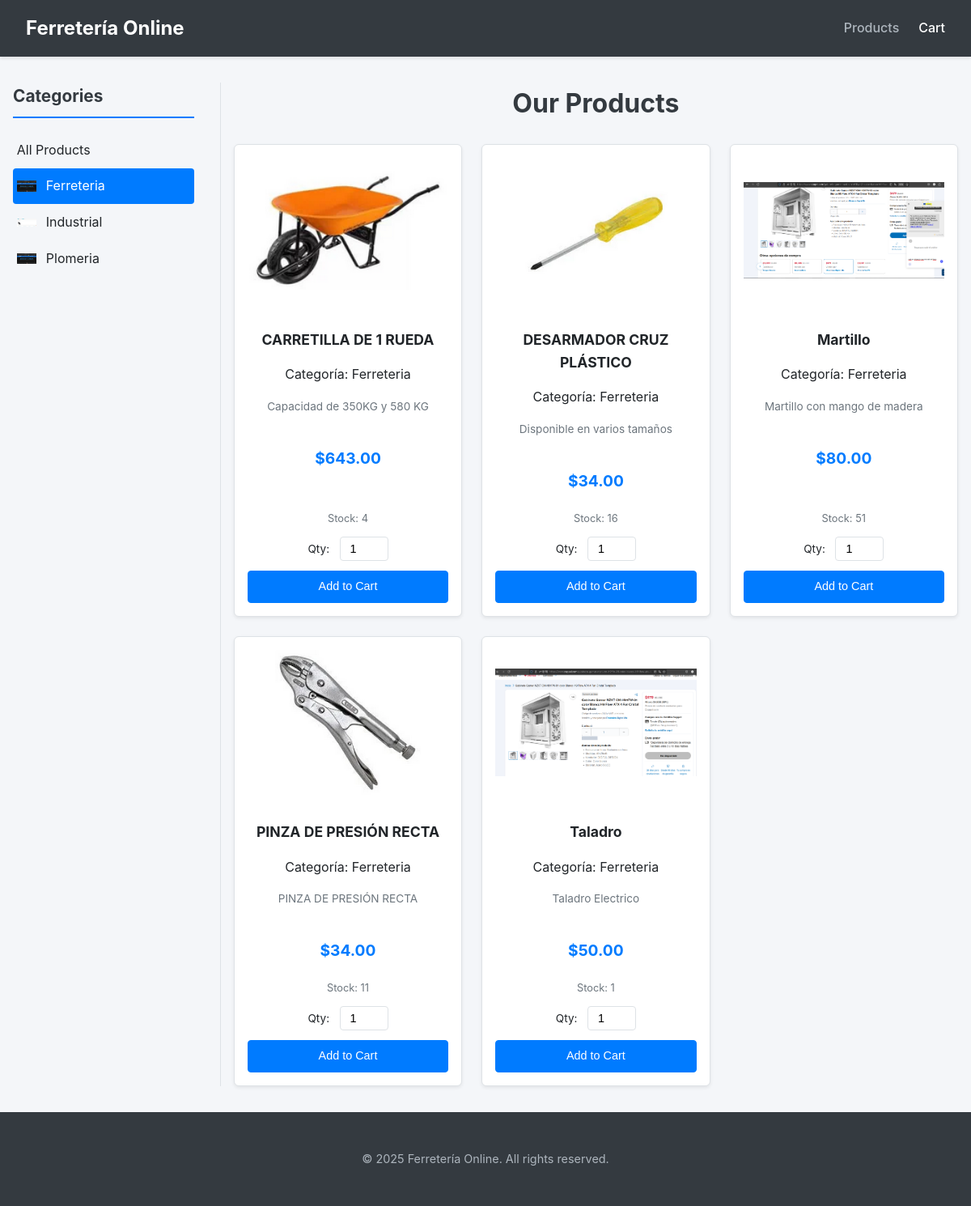
Page /category/1/ on the committed database.
### ferreteria/models.py (models this page shows, shortened)
class Categories(models.Model):
    idcategories = models.AutoField(primary_key=True)
    name = models.CharField(max_length=45, null=True, blank=True)
    image = models.ImageField(upload_to='categories_images/', null=True, blank=True, verbose_name="Image")
    class Meta:
        verbose_name = "Category"
        verbose_name_plural = "Categories"

class Products(models.Model):
    idproducts = models.AutoField(primary_key=True)
    name = models.CharField(max_length=45)
    description = models.CharField(max_length=255, null=True, blank=True)
    price = models.DecimalField(max_digits=10, decimal_places=2, null=True, blank=True)
    cost = models.DecimalField(max_digits=10, decimal_places=2, null=True, blank=True)
    stock = models.IntegerField(null=True, blank=True)
    idcategories = models.ForeignKey(Categories, on_delete=models.PROTECT, db_column='idcategories', null=True, blank=True, verbose_name="Category")
    image = models.ImageField(upload_to='products_images/', null=True, blank=True, verbose_name="Image")
    class Meta:
        verbose_name = "Product"
        verbose_name_plural = "Products"

### ferreteria/views.py (the view)
# urls.py: path('', views.product_list, name='product_list'),
def product_list(request, category_id=None): # category_id ahora es un parámetro opcional
    categories = Categories.objects.all().order_by('name')
    current_category = None # Para saber qué categoría está activa
    if category_id:
        current_category = get_object_or_404(Categories, idcategories=category_id)
        products = Products.objects.filter(idcategories=current_category).order_by('name')
    else:
        products = Products.objects.all().order_by('name')
    cart_item_count = 0
    try:
        client = get_current_client(request)
        if client:
            cart_item_count = Cart.objects.filter(idclient=client).aggregate(total_items=Sum('quantity'))['total_items'] or 0
    except Exception:
        pass
    context = {
        'products': products,
        'categories': categories,
        'current_category': current_category, # Pasa la categoría actual a la plantilla
        'cart_item_count': cart_item_count,
    }
    return render(request, 'ferreteria/index.html', context)

### ferreteria/views.py (called while the page is built)
def get_current_client(request):
    try:
        return Clients.objects.get(idclients=1)
    except Clients.DoesNotExist:
        messages.error(request, "Client profile not found. Please log in or register. (Using fallback default client)")
        client, _ = Clients.objects.get_or_create(
            idclients=1, # O deja que AutoField maneje esto y luego guárdalo en sesión
            defaults={'name': "Default", 'lastname': "Client", 'email': "default@example.com"}
        )
        return client

### ferreteria/templates/ferreteria/index.html (shortened to what this page needs)
<!DOCTYPE html>
<html lang="en">
<head>
</head>
<body>
    <header>
        <nav>
            <a href="{% url 'product_list' %}" class="brand-logo">Ferretería Online</a>
            <ul>
                <li><a href="{% url 'product_list' %}" class="active">Products</a></li>
                <li>
                    <a href="{% url 'view_cart' %}">
                        Cart
                    </a>
                </li>
                </ul>
        </nav>
    </header>
    <div class="main-container">
        <aside class="sidebar">
            <h2>Categories</h2>
            <ul>
                <li>
                    <a href="{% url 'product_list' %}" class="{% if not current_category %}active{% endif %}">All Products</a>
                </li>
                {% for category_item in categories %}
                    <li>
                        <a href="{% url 'product_list_by_category' category_item.idcategories %}" class="{% if current_category and current_category.idcategories == category_item.idcategories %}active{% endif %}">
                            {% if category_item.image %}
                                <img src="{{ category_item.image.url }}" alt="{{ category_item.name }}">
                            {% else %}
                                <img src="https://via.placeholder.com/24?text=C" alt="Category icon">
                            {% endif %}
                            {{ category_item.name }}
                        </a>
                    </li>
                {% endfor %}
            </ul>
        </aside>
        <main class="products-main">
            <h1>Our Products</h1>
            <div class="products-grid">
                {% for product in products %}
                <div class="product-card">
                    <div>
                        {% if product.image %}
                            <img src="{{ product.image.url }}" alt="{{ product.name }}">
                        {% else %}
                            <div class="image-placeholder">No Image</div>
                        {% endif %}
                        <a href="{% url 'product_detail' product.idproducts %}" style="text-decoration: none; color: inherit;"><h3>{{ product.name }}</h3></a>
                        {% if product.idcategories and product.idcategories.name %}
                            <p class="product-category">Categoría: {{ product.idcategories.name }}</p>
                        {% endif %}
                        <p class="description">{{ product.description|truncatewords:12 }}</p>
                        <p class="price">${{ product.price|floatformat:2 }}</p>
                    </div>
                    <div>
                        {% if product.stock > 0 %}
                            <p class="stock">Stock: {{ product.stock }}</p>
                            <form method="post" action="{% url 'add_to_cart' product.idproducts %}">
                                <label for="quantity_prod_{{ product.idproducts }}">Qty:</label>
                                <input type="number" name="quantity" value="1" min="1" {% if product.stock %}max="{{ product.stock }}"{% endif %} id="quantity_prod_{{ product.idproducts }}">
                                <button type="submit" class="btn">Add to Cart</button>
                            </form>
                        {% else %}
                            <p class="out-of-stock">Out of Stock</p>
                            <button type="button" class="btn" disabled>Add to Cart</button>
                        {% endif %}
                    </div>
                </div>
                {% empty %}
                    <p>No products available at the moment.</p>
                {% endfor %}
            </div>
        </main>
    </div>
    <footer>
        <p>&copy; {% now "Y" %} Ferretería Online. All rights reserved.</p>
    </footer>
</body>
</html>

### ferreteria/templates/ferreteria/index.html (style rules this page uses)
:root { --primary-color: #007bff; --secondary-color: #6c757d; --success-color: #28a745; --danger-color: #dc3545; --light-gray: #f8f9fa; --dark-gray: #343a40; --border-color: #dee2e6; --text-color: #212529; --link-hover-color: #0056b3; --card-shadow: 0 0.125rem 0.25rem rgba(0, 0, 0, 0.075); }
body { font-family: -apple-system, BlinkMacSystemFont, "Segoe UI", Roboto, "Helvetica Neue", Arial, sans-serif; margin: 0; background-color: #f4f6f9; color: var(--text-color); line-height: 1.6; }
header { background-color: var(--dark-gray); color: white; padding: 1rem 2rem; box-shadow: 0 2px 4px rgba(0,0,0,0.1); }
nav { display: flex; justify-content: space-between; align-items: center; max-width: 1200px; margin: 0 auto; }
nav .brand-logo { font-size: 1.5rem; font-weight: bold; color: white; text-decoration: none; }
nav ul { list-style: none; padding: 0; margin: 0; display: flex; }
nav ul li { margin-left: 1.5rem; }
nav ul li a { color: white; text-decoration: none; font-weight: 500; padding: 0.5rem 0; position: relative; }
nav ul li a:hover, nav ul li a.active { color: #adb5bd; }
.main-container { display: flex; max-width: 1200px; margin: 2rem auto; padding: 0 1rem; }
.sidebar { width: 20%; min-width: 200px; padding-right: 2rem; border-right: 1px solid var(--border-color); }
.sidebar h2 { font-size: 1.3rem; color: var(--dark-gray); margin-top: 0; border-bottom: 2px solid var(--primary-color); padding-bottom: 0.5rem; }
.sidebar ul { list-style: none; padding: 0; }
.sidebar ul li a { display: flex; align-items: center; text-decoration: none; color: var(--text-color); padding: 0.6rem 0.3rem; border-radius: 0.25rem; transition: background-color 0.2s ease-in-out, color 0.2s ease-in-out; }
.sidebar ul li a:hover, .sidebar ul li a.active { background-color: var(--primary-color); color: white; }
.sidebar ul li img { width: 24px; height: 24px; object-fit: contain; margin-right: 0.75rem; }
.products-main { width: 80%; padding-left: 1rem; }
.products-main h1 { font-size: 2rem; color: var(--dark-gray); margin-top: 0; margin-bottom: 1.5rem; text-align: center; }
.products-grid { display: grid; grid-template-columns: repeat(auto-fill, minmax(230px, 1fr)); gap: 1.5rem; }
.product-card { background-color: white; border: 1px solid var(--border-color); border-radius: 0.375rem; padding: 1rem; text-align: center; box-shadow: var(--card-shadow); transition: transform 0.2s ease-in-out, box-shadow 0.2s ease-in-out; display: flex; flex-direction: column; justify-content: space-between; }
.product-card img { max-width: 100%; height: 180px; object-fit: contain; margin-bottom: 1rem; border-radius: 0.25rem; }
.product-card h3 { font-size: 1.1rem; margin: 0.5rem 0; color: var(--text-color); }
.product-card .description { font-size: 0.85rem; color: var(--secondary-color); margin-bottom: 0.75rem; min-height: 40px; }
.product-card .price { font-size: 1.2rem; font-weight: bold; color: var(--primary-color); margin-bottom: 0.5rem; }
.product-card .stock { font-size: 0.8rem; color: var(--secondary-color); margin-bottom: 0.75rem; }
.product-card form { margin-top: auto; }
.product-card label { font-size: 0.85rem; margin-right: 0.5rem; }
.product-card input[type="number"] { width: 60px; padding: 0.375rem 0.75rem; font-size: 0.9rem; border: 1px solid var(--border-color); border-radius: 0.25rem; margin-bottom: 0.75rem; box-sizing: border-box; }
.product-card .btn { display: inline-block; font-weight: 400; color: white; text-align: center; vertical-align: middle; cursor: pointer; background-color: var(--primary-color); border: 1px solid var(--primary-color); padding: 0.5rem 1rem; font-size: 0.9rem; line-height: 1.5; border-radius: 0.25rem; text-decoration: none; transition: background-color 0.15s ease-in-out, border-color 0.15s ease-in-out, box-shadow 0.15s ease-in-out; width: 100%; }
footer { text-align: center; padding: 2rem; margin-top: 2rem; background-color: var(--dark-gray); color: #adb5bd; font-size: 0.9rem; }

### rows in the picture
Categories: image (picture), name "Ferreteria"
Categories: image (picture), name "Industrial"
Categories: image (picture), name "Plomeria"
Products: image (picture), name "CARRETILLA DE 1 RUEDA", idcategories.name "Ferreteria", description "Capacidad de 350KG y 580 KG", price "643.00", stock "4", quantity "1"
Products: image (picture), name "DESARMADOR CRUZ PLÁSTICO", idcategories.name "Ferreteria", description "Disponible en varios tamaños", price "34.00", stock "16", quantity "1"
Products: image (picture), name "Martillo", idcategories.name "Ferreteria", description "Martillo con mango de madera", price "80.00", stock "51", quantity "1"
Products: image (picture), name "PINZA DE PRESIÓN RECTA", idcategories.name "Ferreteria", description "PINZA DE PRESIÓN RECTA", price "34.00", stock "11", quantity "1"
Products: image (picture), name "Taladro", idcategories.name "Ferreteria", description "Taladro Electrico", price "50.00", stock "1", quantity "1"
